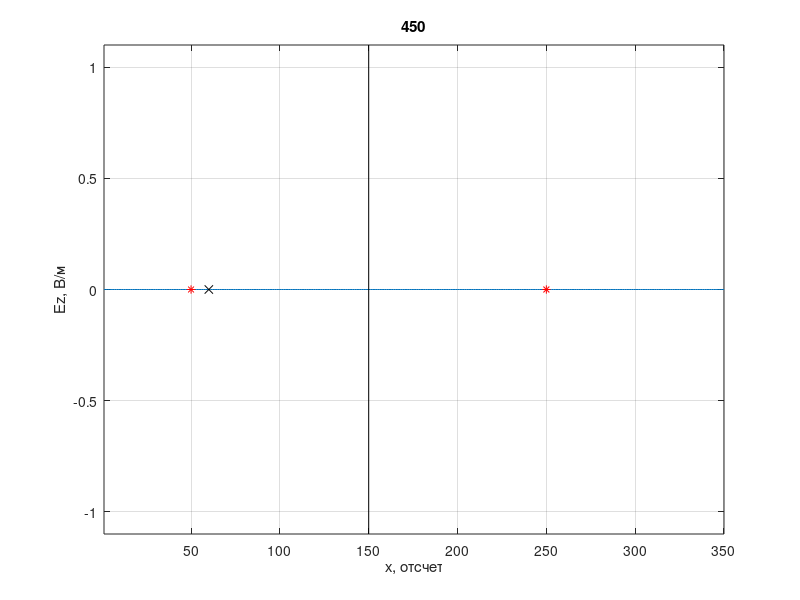
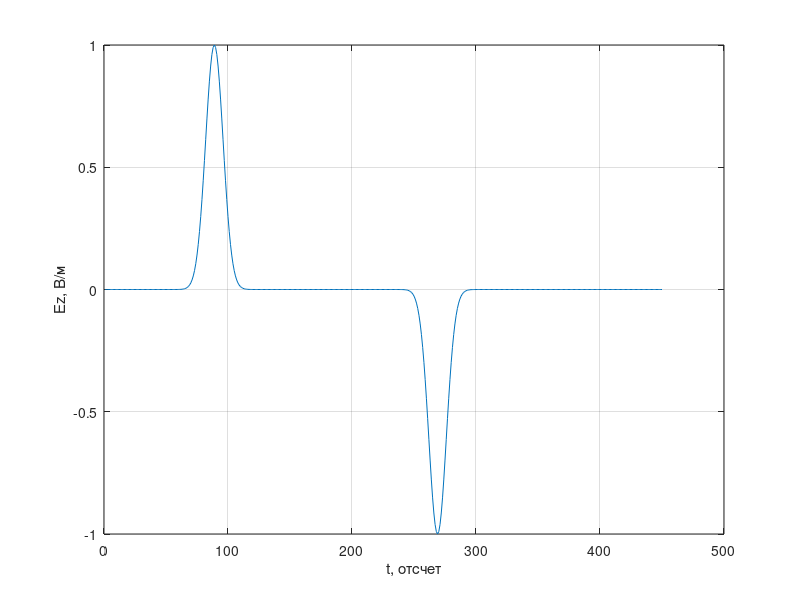

MATLAB code to generate these figures, in order:
%% Одномерный FDTD.
% Гауссов импульс распространяется в одну сторону (TFSF boundary)
clear

% Волновое сопротивление свободного пространства
W0 = 120 * pi;

% Время расчета в отсчетах
maxTime = 450;

% Размер области моделирования в отсчетах
maxSize = 350;

% Положение датчика, регистрирующего поля
probePos = 60;

% Левая граница TFSF
tfsf_left = 50;

% Правая граница TFSF
tfsf_right = 250;

% Положение металлического листа
PEC_x = 150;

Ez = zeros (1, maxSize);
Hy = zeros (1, maxSize);

% Поле, зарегистрированное в датчике в зависимости от времени
probeTimeEz = zeros (1, maxTime);

figure

for t = 1: maxTime
    % Расчет компоненты поля H
    Hy(maxSize) = Hy(maxSize - 1);
    
    for m = 1: maxSize - 1
        % До этой строки Hy(n) хранит значение компоненты Hy
        % за предыдущий момент времени
        Hy(m) = Hy(m) + (Ez(m + 1) - Ez(m)) / W0;
    end
    
    % Источник возбуждения с использованием метода 
    % Total Field / Scattered Field
    Hy(tfsf_left - 1) = Hy(tfsf_left - 1) - ...
        exp (-(t - 30.0 - tfsf_left) ^ 2 / 100.0) / W0;

    Hy(tfsf_right - 1) = Hy(tfsf_right - 1) + ...
        exp (-(t - 30.0 - tfsf_right) ^ 2 / 100.0) / W0;
    
%     Hy(tfsf_left - 1) = Hy(tfsf_left - 1) - ...
%         exp (-(t - 30.0 - (tfsf_left - tfsf_left)) ^ 2 / 100.0) / W0;
% 
%     Hy(tfsf_right - 1) = Hy(tfsf_right - 1) + ...
%         exp (-(t - 30.0 - (tfsf_right - tfsf_left)) ^ 2 / 100.0) / W0;
    
    % Расчет компоненты поля E
    Ez(1) = Ez(2);
    
    for m = 2: maxSize
        % До этой строки Ez(n) хранит значение компоненты EzS
        % за предыдущий момент времени
        Ez(m) = Ez(m) + (Hy(m) - Hy(m - 1)) * W0;
    end

    % Источник возбуждения с использованием метода 
    % Total Field / Scattered Field
    Ez(tfsf_left) = Ez(tfsf_left) + ...
        exp (-(t + 0.5 - (tfsf_left - 0.5) - 30.0) ^ 2 / 100.0);
    
    Ez(tfsf_right) = Ez(tfsf_right) - ...
        exp (-(t + 0.5 - (tfsf_right - 0.5) - 30.0) ^ 2 / 100.0);
    
%     Ez(tfsf_left) = Ez(tfsf_left) + ...
%         exp (-(t + 0.5 - (tfsf_left - tfsf_left - 0.5) - 30.0) ^ 2 / 100.0);
%     
%     Ez(tfsf_right) = Ez(tfsf_right) - ...
%         exp (-(t + 0.5 - (tfsf_right - tfsf_left - 0.5) - 30.0) ^ 2 / 100.0);
    
    % Металлический лист в области моделирования
    Ez(PEC_x) = 0;

    % Регистрация поля в точке
    probeTimeEz(t) = Ez(probePos);
    
    plot (Ez);
    xlim ([1, maxSize]);
    ylim ([-1.1, 1.1]);
    xlabel ('x, отсчет')
    ylabel ('Ez, В/м')
    title (sprintf('%d', t))
    grid on
    hold on
    plot (probePos, 0, 'xk');
    plot (tfsf_left, 0, '*r');
    plot (tfsf_right, 0, '*r');
    line ([PEC_x, PEC_x], [-1.1, 1.1], ...
        'Color',[0.0, 0.0, 0.0]);
    hold off
    pause (0.03)
end

figure
plot (probeTimeEz)
xlabel ('t, отсчет')
ylabel ('Ez, В/м')
grid on